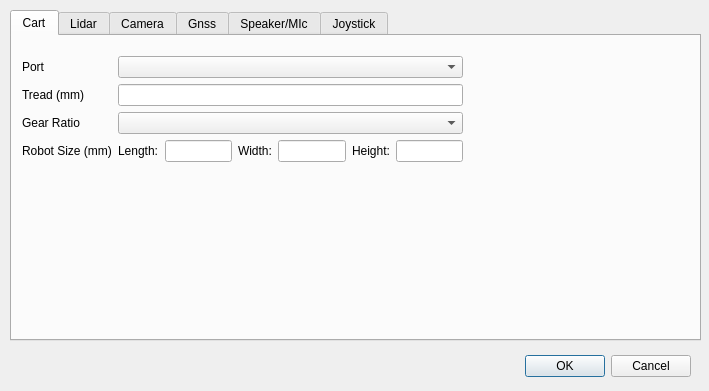
<?xml version="1.0" encoding="UTF-8"?>
<ui version="4.0">
 <class>SubWindow_Device</class>
 <widget class="QDialog" name="SubWindow_Device">
  <property name="geometry">
   <rect>
    <x>0</x>
    <y>0</y>
    <width>709</width>
    <height>391</height>
   </rect>
  </property>
  <property name="windowTitle">
   <string>Device Setup</string>
  </property>
  <widget class="QWidget" name="verticalLayoutWidget">
   <property name="geometry">
    <rect>
     <x>10</x>
     <y>10</y>
     <width>691</width>
     <height>331</height>
    </rect>
   </property>
   <layout class="QVBoxLayout" name="verticalLayout">
    <item>
     <widget class="QTabWidget" name="tabWidget">
      <property name="currentIndex">
       <number>0</number>
      </property>
      <widget class="QWidget" name="tab_Cart">
       <attribute name="title">
        <string>Cart</string>
       </attribute>
       <widget class="QWidget" name="formLayoutWidget">
        <property name="geometry">
         <rect>
          <x>10</x>
          <y>20</y>
          <width>441</width>
          <height>201</height>
         </rect>
        </property>
        <layout class="QFormLayout" name="formLayout">
         <item row="0" column="0">
          <widget class="QLabel" name="label_Port">
           <property name="text">
            <string>Port</string>
           </property>
          </widget>
         </item>
         <item row="0" column="1">
          <widget class="QComboBox" name="comboBox_Port"/>
         </item>
         <item row="1" column="0">
          <widget class="QLabel" name="label_Tread">
           <property name="text">
            <string>Tread (mm)</string>
           </property>
          </widget>
         </item>
         <item row="1" column="1">
          <widget class="QLineEdit" name="lineEdit"/>
         </item>
         <item row="2" column="0">
          <widget class="QLabel" name="label_GearRatio">
           <property name="text">
            <string>Gear Ratio</string>
           </property>
          </widget>
         </item>
         <item row="2" column="1">
          <widget class="QComboBox" name="comboBox"/>
         </item>
         <item row="3" column="0">
          <widget class="QLabel" name="label_Size">
           <property name="text">
            <string>Robot Size (mm)</string>
           </property>
          </widget>
         </item>
         <item row="3" column="1">
          <layout class="QGridLayout" name="gridLayout">
           <item row="1" column="5">
            <widget class="QLineEdit" name="lineEdit_Height"/>
           </item>
           <item row="1" column="3">
            <widget class="QLineEdit" name="lineEdit_Width"/>
           </item>
           <item row="1" column="2">
            <widget class="QLabel" name="label_Width">
             <property name="text">
              <string>Width:</string>
             </property>
            </widget>
           </item>
           <item row="1" column="4">
            <widget class="QLabel" name="label_Height">
             <property name="text">
              <string>Height:</string>
             </property>
            </widget>
           </item>
           <item row="1" column="0">
            <widget class="QLabel" name="label_Length">
             <property name="text">
              <string>Length:</string>
             </property>
            </widget>
           </item>
           <item row="1" column="1">
            <widget class="QLineEdit" name="lineEdit_Length"/>
           </item>
          </layout>
         </item>
        </layout>
       </widget>
      </widget>
      <widget class="QWidget" name="tab_Lidar">
       <attribute name="title">
        <string>Lidar</string>
       </attribute>
      </widget>
      <widget class="QWidget" name="tab_Camera">
       <attribute name="title">
        <string>Camera</string>
       </attribute>
       <widget class="QGroupBox" name="groupBox_Front">
        <property name="geometry">
         <rect>
          <x>20</x>
          <y>10</y>
          <width>391</width>
          <height>121</height>
         </rect>
        </property>
        <property name="title">
         <string>Front Camera</string>
        </property>
        <widget class="QWidget" name="formLayoutWidget_2">
         <property name="geometry">
          <rect>
           <x>0</x>
           <y>20</y>
           <width>391</width>
           <height>101</height>
          </rect>
         </property>
         <layout class="QFormLayout" name="formLayout_2">
          <item row="0" column="1">
           <layout class="QHBoxLayout" name="horizontalLayout">
            <item>
             <widget class="QCheckBox" name="checkBox_FrontEnable">
              <property name="text">
               <string>Camera Enable</string>
              </property>
             </widget>
            </item>
            <item>
             <spacer name="horizontalSpacer_2">
              <property name="orientation">
               <enum>Qt::Horizontal</enum>
              </property>
              <property name="sizeHint" stdset="0">
               <size>
                <width>40</width>
                <height>20</height>
               </size>
              </property>
             </spacer>
            </item>
           </layout>
          </item>
          <item row="1" column="0">
           <widget class="QLabel" name="label_FrontComPort">
            <property name="text">
             <string>Port</string>
            </property>
           </widget>
          </item>
          <item row="1" column="1">
           <widget class="QComboBox" name="comboBox_FrontComPort"/>
          </item>
         </layout>
        </widget>
       </widget>
       <widget class="QGroupBox" name="groupBox_Behind">
        <property name="geometry">
         <rect>
          <x>20</x>
          <y>150</y>
          <width>391</width>
          <height>131</height>
         </rect>
        </property>
        <property name="title">
         <string>Behind Camera</string>
        </property>
        <widget class="QWidget" name="formLayoutWidget_3">
         <property name="geometry">
          <rect>
           <x>0</x>
           <y>20</y>
           <width>391</width>
           <height>111</height>
          </rect>
         </property>
         <layout class="QFormLayout" name="formLayout_3">
          <item row="1" column="1">
           <widget class="QComboBox" name="comboBox_BehindComPort"/>
          </item>
          <item row="0" column="1">
           <layout class="QHBoxLayout" name="horizontalLayout_2">
            <item>
             <widget class="QCheckBox" name="checkBox_BehindEnable">
              <property name="text">
               <string>Camera Enable</string>
              </property>
             </widget>
            </item>
            <item>
             <widget class="QCheckBox" name="checkBox_EnableGuide">
              <property name="text">
               <string>Guide Enable</string>
              </property>
             </widget>
            </item>
            <item>
             <spacer name="horizontalSpacer">
              <property name="orientation">
               <enum>Qt::Horizontal</enum>
              </property>
              <property name="sizeHint" stdset="0">
               <size>
                <width>40</width>
                <height>20</height>
               </size>
              </property>
             </spacer>
            </item>
           </layout>
          </item>
          <item row="1" column="0">
           <widget class="QLabel" name="label_BehindComPort">
            <property name="text">
             <string>Port</string>
            </property>
           </widget>
          </item>
         </layout>
        </widget>
       </widget>
      </widget>
      <widget class="QWidget" name="tab_Gnss">
       <attribute name="title">
        <string>Gnss</string>
       </attribute>
      </widget>
      <widget class="QWidget" name="tab_SpeakerMic">
       <attribute name="title">
        <string>Speaker/MIc</string>
       </attribute>
      </widget>
      <widget class="QWidget" name="tab_Joy">
       <attribute name="title">
        <string>Joystick</string>
       </attribute>
       <widget class="QWidget" name="formLayoutWidget_4">
        <property name="geometry">
         <rect>
          <x>20</x>
          <y>20</y>
          <width>361</width>
          <height>121</height>
         </rect>
        </property>
        <layout class="QFormLayout" name="formLayout_4">
         <item row="0" column="0">
          <widget class="QLabel" name="label_JoyComPort">
           <property name="text">
            <string>Port</string>
           </property>
          </widget>
         </item>
         <item row="0" column="1">
          <widget class="QComboBox" name="comboBox_JoyComPort"/>
         </item>
        </layout>
       </widget>
      </widget>
     </widget>
    </item>
   </layout>
  </widget>
  <widget class="QDialogButtonBox" name="buttonBox">
   <property name="geometry">
    <rect>
     <x>510</x>
     <y>350</y>
     <width>181</width>
     <height>32</height>
    </rect>
   </property>
   <property name="orientation">
    <enum>Qt::Horizontal</enum>
   </property>
   <property name="standardButtons">
    <set>QDialogButtonBox::Cancel|QDialogButtonBox::Ok</set>
   </property>
  </widget>
 </widget>
 <resources/>
 <connections>
  <connection>
   <sender>buttonBox</sender>
   <signal>accepted()</signal>
   <receiver>SubWindow_Device</receiver>
   <slot>accept()</slot>
   <hints>
    <hint type="sourcelabel">
     <x>248</x>
     <y>254</y>
    </hint>
    <hint type="destinationlabel">
     <x>157</x>
     <y>274</y>
    </hint>
   </hints>
  </connection>
  <connection>
   <sender>buttonBox</sender>
   <signal>rejected()</signal>
   <receiver>SubWindow_Device</receiver>
   <slot>reject()</slot>
   <hints>
    <hint type="sourcelabel">
     <x>316</x>
     <y>260</y>
    </hint>
    <hint type="destinationlabel">
     <x>286</x>
     <y>274</y>
    </hint>
   </hints>
  </connection>
 </connections>
</ui>
